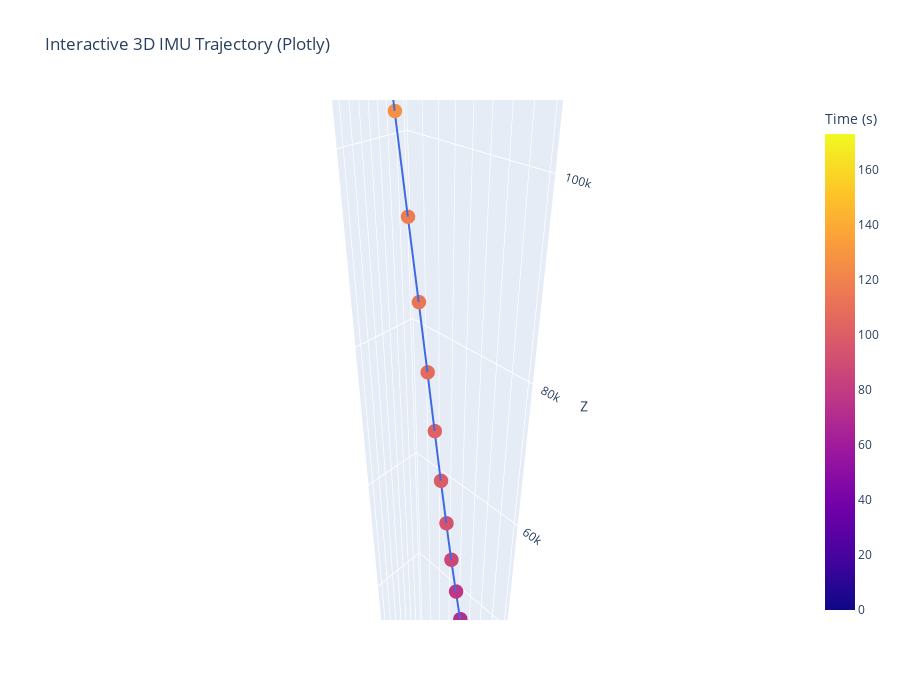

The notebook cell this image was saved under:
### Code cell
import plotly.graph_objects as go
import numpy as np
import pandas as pd

imu = pd.read_csv("aligned_photo_imu.csv")
imu["imu_time"] = pd.to_datetime(imu["imu_time"])
time_s = (imu["imu_time"] - imu["imu_time"].iloc[0]).dt.total_seconds().values

accel = imu[["accelerometer_x","accelerometer_y","accelerometer_z"]].values
gvec  = imu[["gravity_x","gravity_y","gravity_z"]].values
acc_lin = accel - gvec
dt = np.mean(np.diff(time_s))
vel = np.cumsum(acc_lin * dt, axis=0)
pos = np.cumsum(vel * dt, axis=0)
pos -= pos[0]

fig = go.Figure(data=[go.Scatter3d(
    x=pos[:,0], y=pos[:,1], z=pos[:,2],
    mode='lines+markers',
    marker=dict(
        size=5,
        color=time_s,
        colorscale='Plasma',
        colorbar=dict(title='Time (s)')
    ),
    line=dict(width=4, color='royalblue')
)])
fig.update_layout(
    title="Interactive 3D IMU Trajectory (Plotly)",
    scene=dict(
        xaxis_title='X', yaxis_title='Y', zaxis_title='Z',
        aspectmode='data'
    ),
    width=900, height=700
)
fig.show()

### Figure 1 — Plotly figure (JSON) as saved in the notebook; plotly's stock layout.template omitted (floating-point values rounded to 4 significant figures)
{"data": [{"line": {"color": "royalblue", "width": 4}, "marker": {"color": [0.0, 5.998, 9.995, 14.0, 18.99, 23.0, 28.0, 32.0, 37.99, 44.0, 49.0, 52.99, 56.99, 66.0, 70.99, 77.0, 86.0, 94.0, 98.99, 103.0, 108.0, 113.0, 117.0, 127.0, 134.0, 140.0, 149.0, 156.0, 162.0, 173.0], "colorbar": {"title": {"text": "Time (s)"}}, "colorscale": [[0, "#0d0887"], [0.1111, "#46039f"], [0.2222, "#7201a8"], [0.3333, "#9c179e"], [0.4444, "#bd3786"], [0.5556, "#d8576b"], [0.6667, "#ed7953"], [0.7778, "#fb9f3a"], [0.8889, "#fdca26"], [1, "#f0f921"]], "size": 5}, "mode": "lines+markers", "type": "scatter3d", "x": [0.0, 71.24, 188.0, 359.7, 580.9, 851.1, 1165.0, 1528.0, 1947.0, 2332.0, 2684.0, 3004.0, 3300.0, 3562.0, 3820.0, 4065.0, 4308.0, 4537.0, 4771.0, 4999.0, 5236.0, 5509.0, 5808.0, 6076.0, 6315.0, 6564.0, 6779.0, 7021.0, 7240.0, 7441.0], "y": [0.0, -42.46, -106.7, -189.6, -272.0, -384.2, -541.4, -763.6, -1116.0, -1499.0, -1925.0, -2398.0, -2929.0, -3498.0, -4110.0, -4757.0, -5417.0, -6066.0, -6725.0, -7403.0, -8095.0, -8818.0, -9587.0, -10410.0, -11250.0, -12100.0, -12940.0, -13800.0, -14700.0, -15630.0], "z": [0.0, 699.0, 1746.0, 3140.0, 4884.0, 6976.0, 9414.0, 12200.0, 15300.0, 18750.0, 22560.0, 26710.0, 31200.0, 36040.0, 41230.0, 46770.0, 52660.0, 58910.0, 65500.0, 72450.0, 79750.0, 87400.0, 95390.0, 103700.0, 112400.0, 121500.0, 130900.0, 140600.0, 150700.0, 161200.0]}], "layout": {"height": 700, "scene": {"aspectmode": "data", "xaxis": {"title": {"text": "X"}}, "yaxis": {"title": {"text": "Y"}}, "zaxis": {"title": {"text": "Z"}}}, "title": {"text": "Interactive 3D IMU Trajectory (Plotly)"}, "width": 900}}
